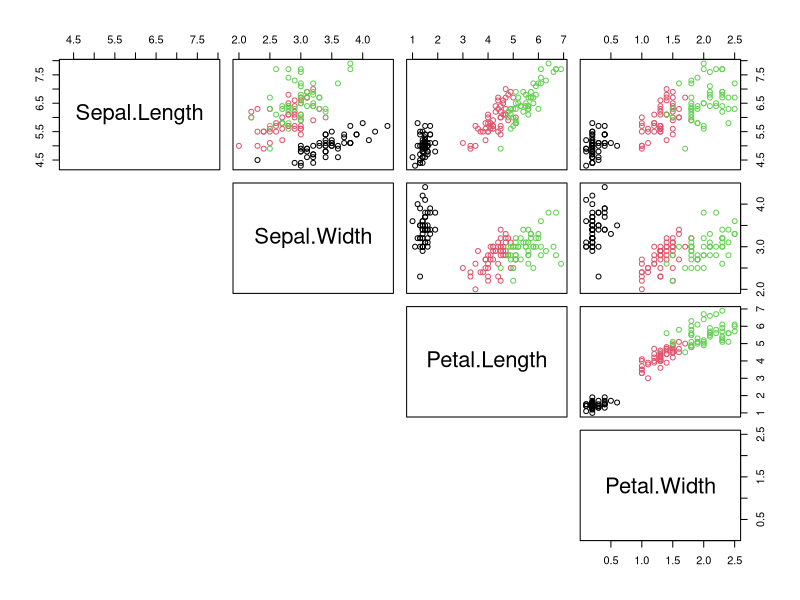
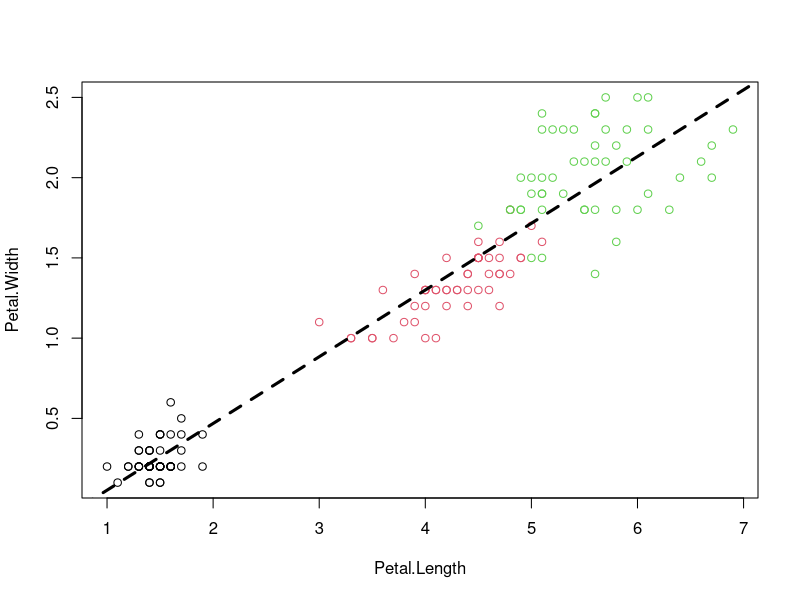
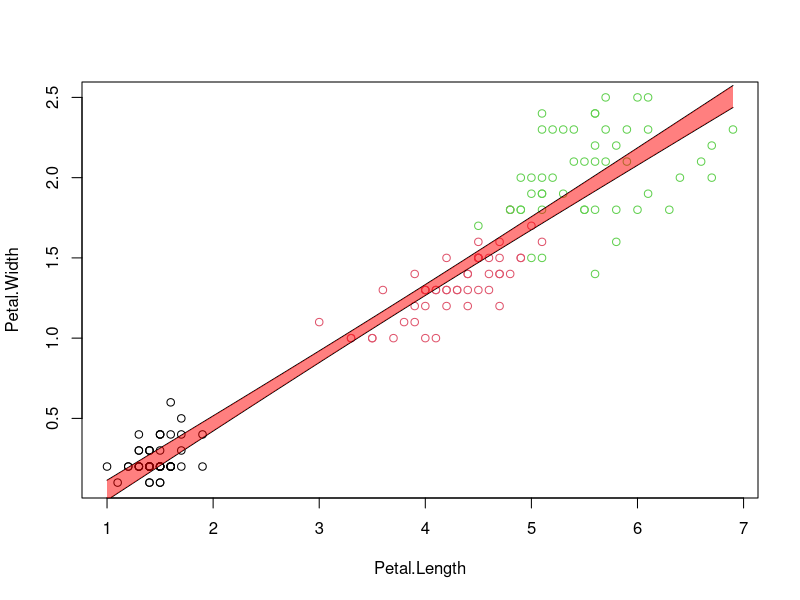
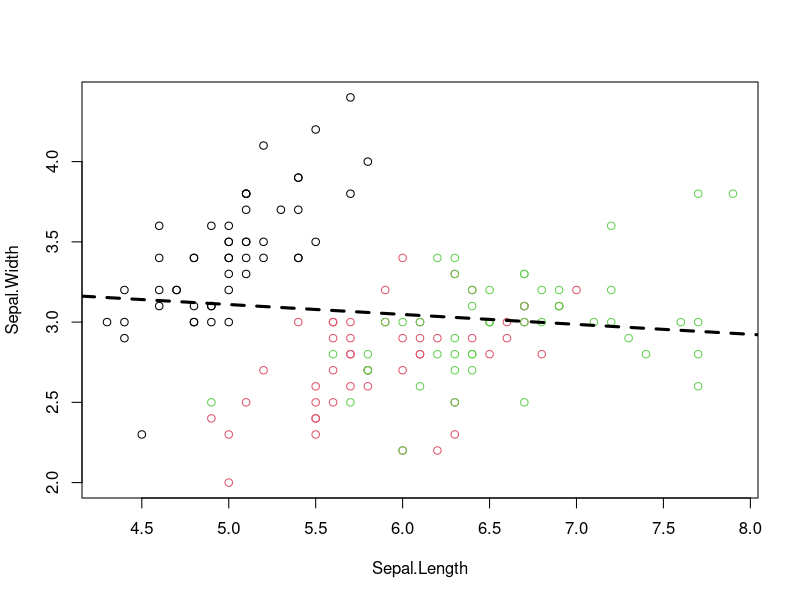
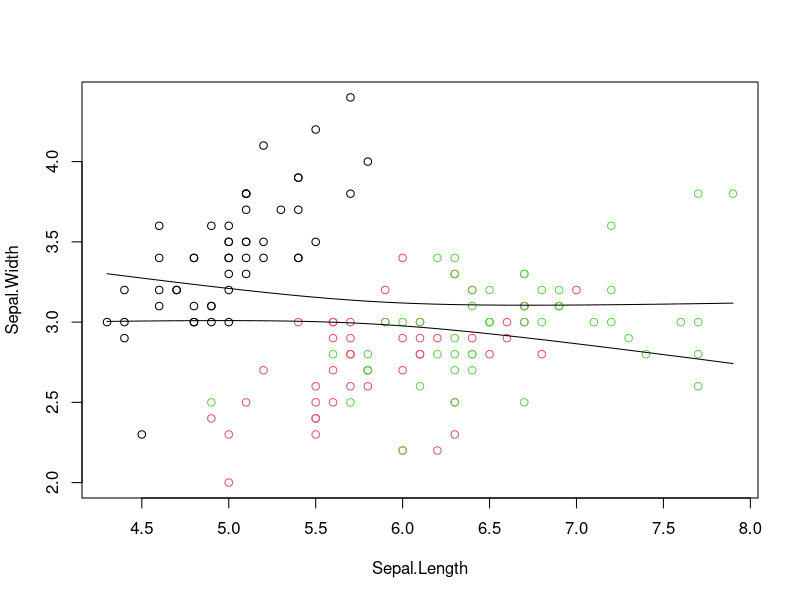
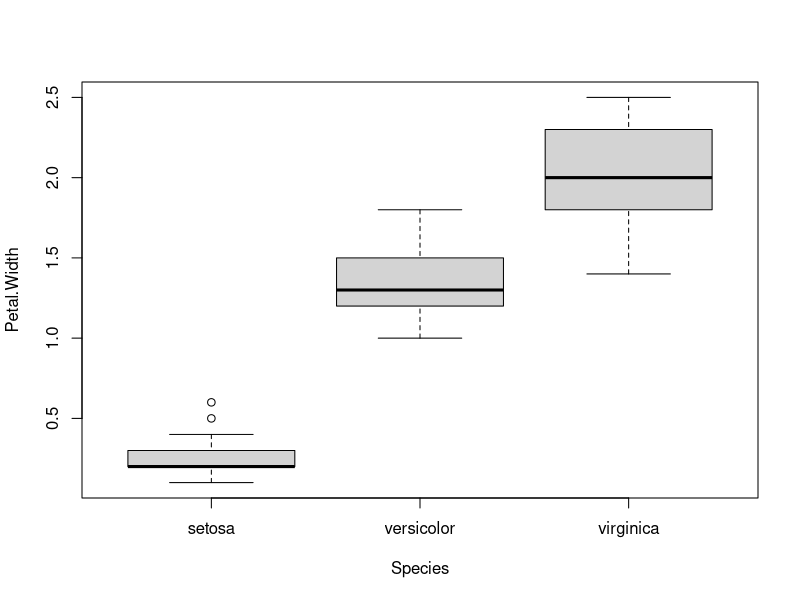
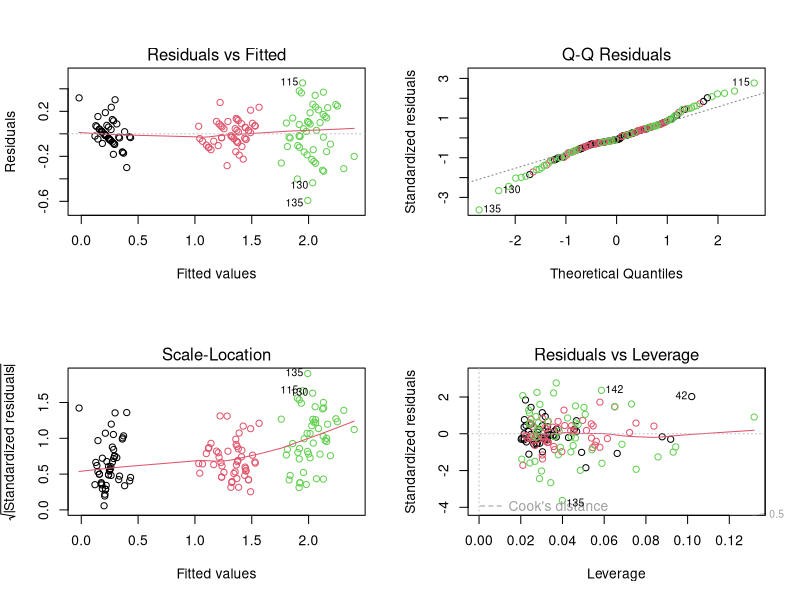

The R script that drew these images, in order:
## ---- chunk 1
knitr::opts_chunk$set(echo = TRUE)
knitr::opts_chunk$set(cache=TRUE)
## ---- chunk 2
niris=iris[,-5]  # generate new data frame without species variable
str(niris)
## ---- chunk 3
# assign species-colors to each observation 
cols = iris$Species                        # understand how color is defined
pairs(niris, col=cols, lower.panel=NULL)   # "cols" was defined in task above
## ---- chunk 4
plot(Petal.Width ~ Petal.Length, data=iris, col=Species) # use model ("formula") notation
fit=lm(Petal.Width ~ Petal.Length, data=iris)       # fit a linear model
abline(fit, lwd=3, lty=2)                           # add regression line
## ---- chunk 5
fit$coefficients
fit$df.residual
## ---- chunk 6
summary(fit)        # summary() behaves differently for fit objects
coefficients(fit)   # more functions for specific elements
confint(fit)        # Try to change the confidence level: ?confint
## ---- chunk 7
x=iris$Petal.Length                       # explanatory variable from fit (here:Petal.Length)
xn=seq(min(x), max(x), length.out = 100)  # define range of new explanatory variables
ndf=data.frame(Petal.Length=xn)           # put them into new data frame

p=predict(fit, ndf, interval = 'confidence' , level = 0.95)
plot(Petal.Width ~ Petal.Length, data=iris, col=Species)
lines(xn, p[,"lwr"] )
lines(xn, p[,"upr"] )

#some fancy filling
polygon(c(rev(xn), xn), c(rev(p[ ,"upr"]), p[ ,"lwr"]), col = rgb(1,0,0,0.5), border = NA)

## using ggplot2 - full introduction later
#library(ggplot2)
#g = ggplot(iris, aes(Petal.Length, Petal.Width, colour=Species))
#g + geom_point() + geom_smooth(method="lm", se=TRUE, color="red") + geom_smooth(method="loess", colour="blue")
## ---- chunk 8
plot(Sepal.Width ~ Sepal.Length, data=iris, col=cols)  
fit1=lm(Sepal.Width ~ Sepal.Length, data=iris)     
abline(fit1, lwd=3, lty=2)    
confint(fit1)                     # estimated slope is indistinguishable from zero
summary(fit1)
## ---- chunk 9
x=iris$Sepal.Length                       # explanatory variable from fit (here:Sepal.Length)
xn=seq(min(x), max(x), length.out = 100)  # define range of new explanatory variables
ndf=data.frame(Sepal.Length=xn)           # put them into data frame

p=predict(fit1, ndf, interval = 'confidence' , level = 0.95)  # predict values

plot(Sepal.Width ~ Sepal.Length, data=iris, col=Species)
lines(xn, p[,"lwr"] )
lines(xn, p[,"upr"] )
## ---- chunk 10
plot(Petal.Width ~ Species, data=iris)
fit=lm(Petal.Width ~ Species, data=iris)
summary(fit)
## ---- chunk 11
anova(fit)    
## ---- chunk 12
fit=lm(Petal.Width ~ Petal.Length, data=iris)
paste(toString(fit$call), sigma(fit))
fit=lm(Petal.Width ~ Petal.Length + Sepal.Length, data=iris)  # function of more than one variable
paste(toString(fit$call), sigma(fit))
fit=lm(Petal.Width ~ Species, data=iris)                      # function of categorical variables
paste(toString(fit$call), sigma(fit))
fit=lm(Petal.Width ~ . , data=iris)                           # function of all other variable (numerical and categorical)
paste(toString(fit$call), sigma(fit))
## ---- chunk 13
fit=lm(Petal.Width ~ ., data=iris)
op=par(no.readonly=TRUE)   # safe only resettable graphical parameters, avoids many warnings
par(mfrow=c(2,2))          # change graphical parameters: 2x2 images on device
plot(fit,col=iris$Species) # four plots rather than one
par(op)                    # reset graphical parameters
